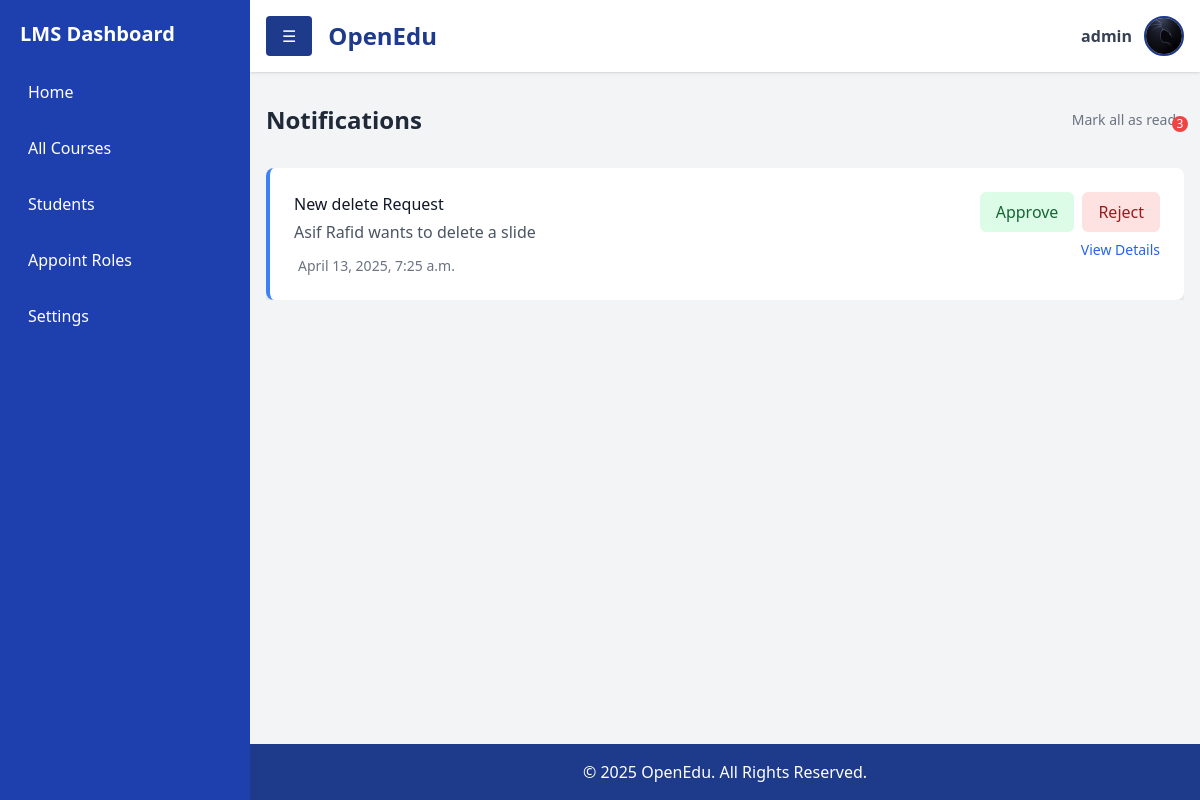
The page /notifications/ (signed in) on the database as committed earlier.
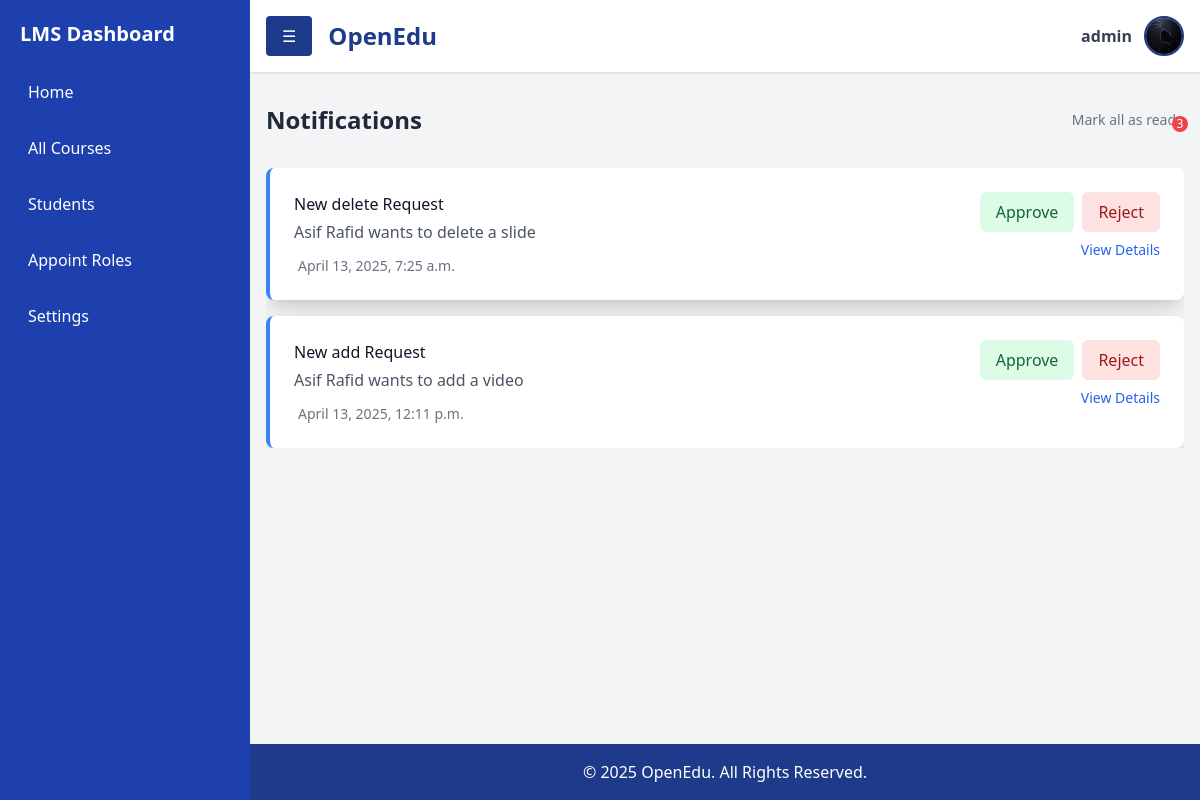
The same page on the database as committed later.
### accounts/models.py (models this page shows, shortened)
class User(AbstractUser):
    contact = models.CharField(max_length=15, blank=True, null=True)
    profilepicture = models.ImageField(upload_to='images/profilepictures', blank=True, null=True,default='images/profilepictures/rafid1.jpg')
    role=models.TextField(default='user')
    course=models.IntegerField(default=-1)
    department=models.IntegerField(default=-1)
    groups = models.ManyToManyField(
        'auth.Group',
        related_name='custom_user_set',
        blank=True
    )
    user_permissions = models.ManyToManyField(
        'auth.Permission',
        related_name='custom_user_permissions_set',
        blank=True
    )

### notifications/models.py (models this page shows, shortened)
class Notification(models.Model):
    recievers = models.ManyToManyField(User, related_name="notifications")
    message = models.CharField(max_length=255)
    created_at = models.DateTimeField(auto_now_add=True)
    sender = models.ForeignKey(User, on_delete=models.CASCADE, related_name="sent_notifications")
    type=models.CharField(max_length=6)
    content_id= models.IntegerField(default=0, null=True, blank=True)
    real_content_id=models.IntegerField(default=0, null=True, blank=True)
    type=models.CharField(max_length=10)
    content_type=models.CharField(max_length=15)

### notifications/views.py (the view)
# urls.py: path('notifications/', include('notifications.urls')),
def notifications(request):
    notifications = Notification.objects.filter(recievers=request.user)
    context={'notifications':notifications}
    return render(request,"notifications.html",context)

### notifications/templates/notifications.html (shortened to what this page needs)
{% extends 'dashboard.html' %} {% block content %}
<div class="container mx-auto px-4 py-8">
  <div class="max-w-7xl mx-auto w-full">
    <div class="flex justify-between items-center mb-8">
      <h1 class="text-2xl font-bold text-gray-800">Notifications</h1>
      <div class="flex items-center space-x-2">
        <span class="text-sm text-gray-500">Mark all as read</span>
        <span class="relative">
          <span
            class="absolute -top-1 -right-1 bg-red-500 text-white text-xs rounded-full h-4 w-4 flex items-center justify-center"
            >3</span
          >
        </span>
      </div>
    </div>
    <div class="overflow-y-auto max-h-[70vh]">
      <div class="space-y-4">
        {%if notifications%} {% for notification in notifications %}
        {%if notification.type != 'inf'%}
        <div
  class="bg-white rounded-lg shadow-xl p-6 border-l-4 border-blue-500 w-full mx-auto"
>
  <div class="flex justify-between items-start">
    <div class="flex-1">
      <h3 class="font-medium text-gray-900">
        New {{notification.type}} Request
      </h3>
      <p class="text-gray-600 mt-1">{{notification.message}}</p>
      <div class="flex items-center mt-3 text-sm text-gray-500">
        <span>{{notification.created_at}}</span>
      </div>
    </div>
    <div class="ml-4 flex flex-col items-end">
      <div class="flex space-x-2">
        <button
          onclick="window.location.href='{% url 'approve_not' notification.id %}';"
          class="px-4 py-2 bg-green-100 text-green-800 rounded-md hover:bg-green-200 transition-colors"
        >
          Approve
        </button>
        <button
          onclick="window.location.href='{% url 'reject_not' notification.id %}';"
          class="px-4 py-2 bg-red-100 text-red-800 rounded-md hover:bg-red-200 transition-colors"
        >
          Reject
        </button>
      </div>
      <a
        href="{% url 'view_not' notification.id %}"
        class="text-blue-600 text-sm hover:underline mt-2"
      >
        View Details
      </a>
    </div>
  </div>
</div>
        {%endif%} {%endfor%}{%endif%}
      </div>
    </div>
  </div>
</div>
{% endblock %}

### home/templates/dashboard.html (shortened to what this page needs)
{% load static %}
<!DOCTYPE html>
<html lang="en">
  <head>
    <link rel="stylesheet" href="{% static 'css/dashboard.css' %}" />
    <script src="https://cdn.tailwindcss.com"></script>
  </head>
  <body class="bg-gray-100 flex">
    {% include 'inc/navbar.html' %}
    <div id="content" class="flex-1 flex flex-col min-h-screen ml-0 shifted">
      {% include 'inc/header.html' %}
      {% block content %}{% endblock %}
      {% include 'inc/footer.html' %}
  </body>
</html>

### home/templates/inc/navbar.html (shortened to what this page needs)
<aside id="sidebar" class="bg-blue-900 text-white p-5 open">
  <h2 class="text-xl font-bold mb-6">LMS Dashboard</h2>
  <nav>
    <ul>
      <li class="mb-4">
        <a
          href="{%url 'departments'%}"
          class="block p-2 hover:bg-blue-700 rounded"
          >Home</a
        >
      </li>
      <li class="mb-4">
        <a href="{%url 'courses'%}" class="block p-2 hover:bg-blue-700 rounded"
          >All Courses</a
        >
      </li>
      <li class="mb-4">
        <a href="{%url 'students'%}" class="block p-2 hover:bg-blue-700 rounded"
          >Students</a
        >
      </li>
      {% if request.user.role != 'user' and request.user.role != 'mod' %}
      <li class="mb-4">
        <a
          href="{% url 'appoint' %}"
          class="block p-2 hover:bg-blue-700 rounded"
          >Appoint Roles</a
        >
      </li>
      {% endif %}
      <li class="mb-4">
        <a href="#" class="block p-2 hover:bg-blue-700 rounded">Settings</a>
      </li>
    </ul>
  </nav>
</aside>

### home/templates/inc/header.html (shortened to what this page needs)
<header class="bg-white shadow p-4 flex justify-between items-center relative">
  <div class="flex items-center space-x-4">
    <button
      onclick="toggleSidebar()"
      class="bg-blue-900 text-white px-4 py-2 rounded"
    >
      ☰
    </button>
    <h1 class="text-2xl font-bold text-blue-900">OpenEdu</h1>
  </div>
  <div class="flex items-center space-x-3 relative">
    <span class="text-gray-700 font-semibold">
      {{ request.user.username }}
    </span>
    <a
      href="javascript:void(0);"
      onclick="toggleDropdownProfile()"
      class="w-10 h-10"
    >
      <img
        src="{{ request.user.profilepicture.url }}"
        alt="Profile"
        class="w-10 h-10 rounded-full border-2 border-blue-900"
      />
    </a>
  </div>
</header>

### home/templates/inc/footer.html
<footer class="bg-blue-900 text-white text-center p-4 mt-auto">
    <p>&copy; 2025 OpenEdu. All Rights Reserved.</p>
  </footer>
</div>

### home/static/css/dashboard.css (style rules this page uses)
#sidebar { position: fixed; top: 0; left: 0; height: 100%; width: 250px; background-color: #1e40af; color: white; z-index: 50; transform: translateX(-100%); opacity: 0; transition: transform 0.5s ease-in-out, opacity 0.5s ease-in-out; }
#sidebar.open { transform: translateX(0); opacity: 1; }
#content { transition: margin-left 0.5s ease-in-out; }
#content.shifted { margin-left: 250px; }
footer { background-color: #1e40af; color: white; text-align: center; padding: 20px 0; position: relative; bottom: 0; width: 100%; }

Rows that differ between the two databases and show on the page:
added Notification: type "add", message "Asif Rafid wants to add a video", created_at "April 13, 2025, 12:11 p.m."
